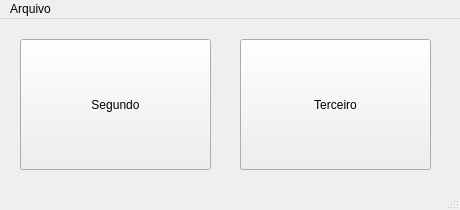
<?xml version="1.0" encoding="UTF-8"?>
<ui version="4.0">
 <class>MainWindow</class>
 <widget class="QMainWindow" name="MainWindow">
  <property name="geometry">
   <rect>
    <x>0</x>
    <y>0</y>
    <width>460</width>
    <height>210</height>
   </rect>
  </property>
  <property name="windowTitle">
   <string>MainWindow</string>
  </property>
  <widget class="QWidget" name="centralwidget">
   <widget class="QPushButton" name="buttonSegundo">
    <property name="geometry">
     <rect>
      <x>20</x>
      <y>20</y>
      <width>191</width>
      <height>131</height>
     </rect>
    </property>
    <property name="text">
     <string>Segundo</string>
    </property>
   </widget>
   <widget class="QPushButton" name="buttonTerceiro">
    <property name="geometry">
     <rect>
      <x>240</x>
      <y>20</y>
      <width>191</width>
      <height>131</height>
     </rect>
    </property>
    <property name="text">
     <string>Terceiro</string>
    </property>
   </widget>
  </widget>
  <widget class="QStatusBar" name="statusbar"/>
  <widget class="QMenuBar" name="menuBar">
   <property name="geometry">
    <rect>
     <x>0</x>
     <y>0</y>
     <width>460</width>
     <height>21</height>
    </rect>
   </property>
   <widget class="QMenu" name="menuArquivo">
    <property name="title">
     <string>Arquivo</string>
    </property>
    <addaction name="actionSegundo"/>
    <addaction name="actionTerceiro"/>
    <addaction name="separator"/>
    <addaction name="menuSair"/>
   </widget>
   <addaction name="menuArquivo"/>
  </widget>
  <action name="actionSair">
   <property name="text">
    <string>Sair</string>
   </property>
  </action>
  <action name="menuSair">
   <property name="text">
    <string>Sair</string>
   </property>
  </action>
  <action name="actionSegundo">
   <property name="text">
    <string>Segundo</string>
   </property>
  </action>
  <action name="actionTerceiro">
   <property name="text">
    <string>Terceiro</string>
   </property>
  </action>
 </widget>
 <resources/>
 <connections/>
</ui>
